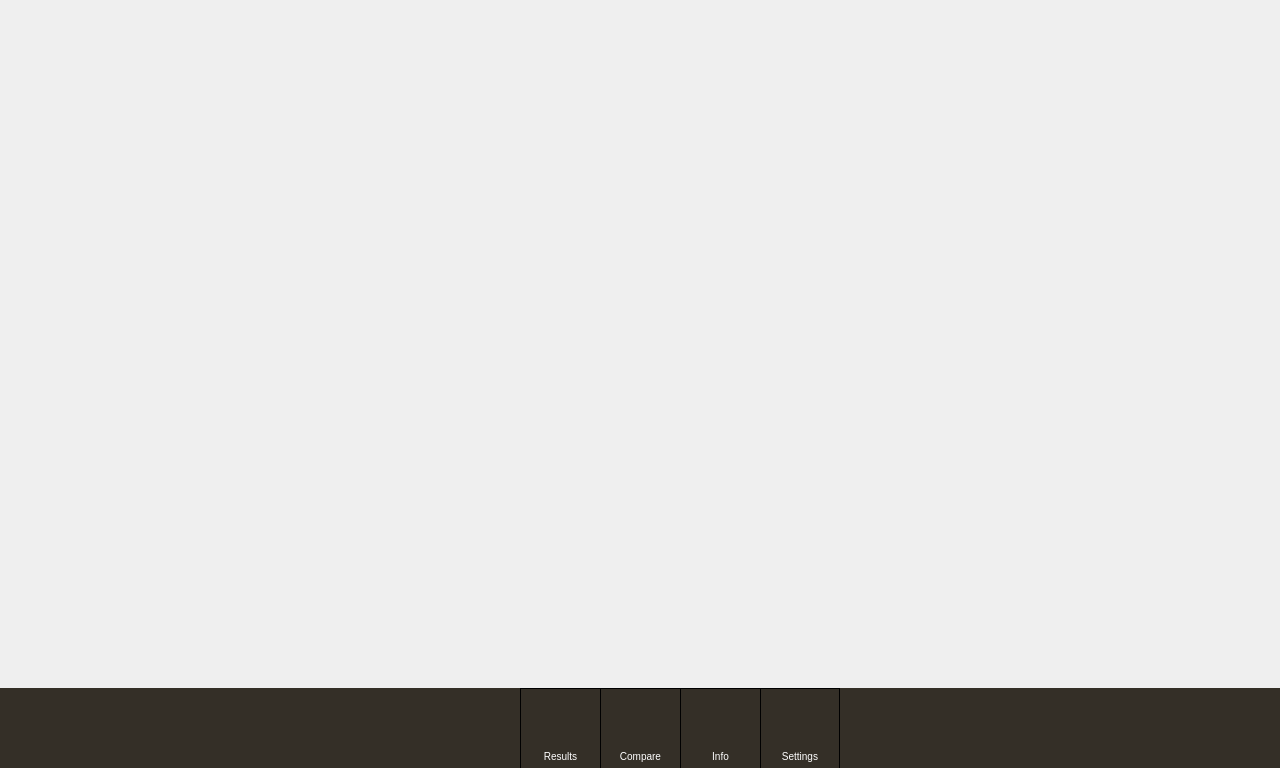
<?xml version="1.0" encoding="UTF-8"?>
<ui version="4.0">
 <class>MainWindow</class>
 <widget class="QMainWindow" name="MainWindow">
  <property name="geometry">
   <rect>
    <x>0</x>
    <y>0</y>
    <width>1280</width>
    <height>768</height>
   </rect>
  </property>
  <property name="minimumSize">
   <size>
    <width>1000</width>
    <height>600</height>
   </size>
  </property>
  <property name="maximumSize">
   <size>
    <width>16777215</width>
    <height>16777215</height>
   </size>
  </property>
  <property name="font">
   <font>
    <family>Roboto</family>
   </font>
  </property>
  <property name="windowTitle">
   <string>MainWindow</string>
  </property>
  <property name="styleSheet">
   <string notr="true">QWidget#menu
{
	background: #342f27;
}

QWidget#contentWidget
{
	background: #ffffff;
}

QWidget#resultNameLabel {
	font: normal 36px/1.5em sans-serif;
	color: #666;
}

QPushButton#homeButton,#resultsButton,#compareButton,#infoButton, #settingsButton
{
	border: solid black;
	border-width: 1px 0px 0px 1px;
	color: #fff;
	font-size: 10px;
	font-weight: normal;
	text-align: bottom;
	padding: 0px 2px 5px 2px;
}

QPushButton#homeButton
{
	border-image: url(:/home_base.png) 0 0 0 0 stretch stretch;
}

QPushButton#homeButton:checked
{
	color: #342f27;
	border-image: url(:/home_active.png) 0 0 0 0 stretch stretch;
	border-width: 0px 0px 0px 0px;
}

QPushButton#resultsButton
{
	border-image: url(:/results_base.png) 0 0 0 0 stretch stretch;
}

QPushButton#resultsButton:checked
{
	border-image: url(:/results_active.png) 0 0 0 1 stretch stretch;
	border-width: 0px 0px 0px 1px;
	color: #342f27;
}
QPushButton#compareButton
{
	border-image: url(:/compare_base.png) 0 0 0 0 stretch stretch;
}

QPushButton#compareButton:checked
{
	border-image: url(:/compare_active.png) 0 0 0 1 stretch stretch;
	border-width: 0px 0px 0px 1px;
	color: #342f27;
}

QPushButton#infoButton
{
	border-image: url(:/info_base.png) 0 0 0 0 stretch stretch;
}

QPushButton#infoButton:checked
{
	border-image: url(:/info_active.png) 0 0 0 1 stretch stretch;
	border-width: 0px 0px 0px 1px;
	color: #342f27;
}

QPushButton#settingsButton
{
	border-image: url(:/settings_base.png) 1 1 0 1 stretch stretch;
	border-width: 1px 1px 0px 1px;
	color: #fff;
}

QPushButton#settingsButton:checked
{
	border-image: url(:/settings_active.png) 0 0 0 1 stretch stretch;
	border-width: 0px 0px 0px 1px;
	color: #342f27;
}
</string>
  </property>
  <widget class="QWidget" name="centralWidget">
   <property name="minimumSize">
    <size>
     <width>0</width>
     <height>0</height>
    </size>
   </property>
   <layout class="QVBoxLayout" name="mainVerticalLayout">
    <property name="spacing">
     <number>0</number>
    </property>
    <property name="leftMargin">
     <number>0</number>
    </property>
    <property name="topMargin">
     <number>0</number>
    </property>
    <property name="rightMargin">
     <number>0</number>
    </property>
    <property name="bottomMargin">
     <number>0</number>
    </property>
    <item>
     <widget class="QWidget" name="contentPanel" native="true">
      <property name="sizePolicy">
       <sizepolicy hsizetype="Expanding" vsizetype="Expanding">
        <horstretch>0</horstretch>
        <verstretch>0</verstretch>
       </sizepolicy>
      </property>
      <property name="minimumSize">
       <size>
        <width>0</width>
        <height>0</height>
       </size>
      </property>
      <property name="maximumSize">
       <size>
        <width>16777215</width>
        <height>16777215</height>
       </size>
      </property>
      <property name="styleSheet">
       <string notr="true"/>
      </property>
      <layout class="QVBoxLayout" name="verticalLayout">
       <property name="spacing">
        <number>0</number>
       </property>
       <property name="leftMargin">
        <number>0</number>
       </property>
       <property name="topMargin">
        <number>0</number>
       </property>
       <property name="rightMargin">
        <number>0</number>
       </property>
       <property name="bottomMargin">
        <number>0</number>
       </property>
      </layout>
     </widget>
    </item>
    <item>
     <widget class="QWidget" name="menu" native="true">
      <property name="maximumSize">
       <size>
        <width>16777215</width>
        <height>80</height>
       </size>
      </property>
      <property name="styleSheet">
       <string notr="true"/>
      </property>
      <layout class="QHBoxLayout" name="horizontalLayout">
       <property name="spacing">
        <number>0</number>
       </property>
       <property name="leftMargin">
        <number>0</number>
       </property>
       <property name="topMargin">
        <number>0</number>
       </property>
       <property name="rightMargin">
        <number>0</number>
       </property>
       <property name="bottomMargin">
        <number>0</number>
       </property>
       <item>
        <spacer name="leftSpacer">
         <property name="orientation">
          <enum>Qt::Horizontal</enum>
         </property>
         <property name="sizeHint" stdset="0">
          <size>
           <width>40</width>
           <height>20</height>
          </size>
         </property>
        </spacer>
       </item>
       <item>
        <widget class="QPushButton" name="homeButton">
         <property name="minimumSize">
          <size>
           <width>80</width>
           <height>80</height>
          </size>
         </property>
         <property name="maximumSize">
          <size>
           <width>80</width>
           <height>80</height>
          </size>
         </property>
         <property name="styleSheet">
          <string notr="true"/>
         </property>
         <property name="text">
          <string>Home</string>
         </property>
         <property name="iconSize">
          <size>
           <width>16</width>
           <height>16</height>
          </size>
         </property>
         <property name="checkable">
          <bool>true</bool>
         </property>
         <property name="checked">
          <bool>true</bool>
         </property>
         <property name="flat">
          <bool>true</bool>
         </property>
        </widget>
       </item>
       <item>
        <widget class="QPushButton" name="resultsButton">
         <property name="minimumSize">
          <size>
           <width>80</width>
           <height>80</height>
          </size>
         </property>
         <property name="maximumSize">
          <size>
           <width>80</width>
           <height>80</height>
          </size>
         </property>
         <property name="styleSheet">
          <string notr="true"/>
         </property>
         <property name="text">
          <string>Results</string>
         </property>
         <property name="iconSize">
          <size>
           <width>16</width>
           <height>16</height>
          </size>
         </property>
         <property name="checkable">
          <bool>true</bool>
         </property>
         <property name="checked">
          <bool>false</bool>
         </property>
         <property name="flat">
          <bool>true</bool>
         </property>
        </widget>
       </item>
       <item>
        <widget class="QPushButton" name="compareButton">
         <property name="minimumSize">
          <size>
           <width>80</width>
           <height>80</height>
          </size>
         </property>
         <property name="maximumSize">
          <size>
           <width>80</width>
           <height>80</height>
          </size>
         </property>
         <property name="styleSheet">
          <string notr="true"/>
         </property>
         <property name="text">
          <string>Compare</string>
         </property>
         <property name="iconSize">
          <size>
           <width>16</width>
           <height>16</height>
          </size>
         </property>
         <property name="checkable">
          <bool>true</bool>
         </property>
         <property name="checked">
          <bool>false</bool>
         </property>
         <property name="flat">
          <bool>true</bool>
         </property>
        </widget>
       </item>
       <item>
        <widget class="QPushButton" name="infoButton">
         <property name="minimumSize">
          <size>
           <width>80</width>
           <height>80</height>
          </size>
         </property>
         <property name="maximumSize">
          <size>
           <width>80</width>
           <height>80</height>
          </size>
         </property>
         <property name="styleSheet">
          <string notr="true"/>
         </property>
         <property name="text">
          <string>Info</string>
         </property>
         <property name="iconSize">
          <size>
           <width>16</width>
           <height>16</height>
          </size>
         </property>
         <property name="checkable">
          <bool>true</bool>
         </property>
         <property name="checked">
          <bool>false</bool>
         </property>
         <property name="flat">
          <bool>true</bool>
         </property>
        </widget>
       </item>
       <item>
        <widget class="QPushButton" name="settingsButton">
         <property name="minimumSize">
          <size>
           <width>80</width>
           <height>80</height>
          </size>
         </property>
         <property name="maximumSize">
          <size>
           <width>80</width>
           <height>80</height>
          </size>
         </property>
         <property name="styleSheet">
          <string notr="true"/>
         </property>
         <property name="text">
          <string>Settings</string>
         </property>
         <property name="iconSize">
          <size>
           <width>16</width>
           <height>16</height>
          </size>
         </property>
         <property name="checkable">
          <bool>true</bool>
         </property>
         <property name="checked">
          <bool>false</bool>
         </property>
         <property name="flat">
          <bool>true</bool>
         </property>
        </widget>
       </item>
       <item>
        <spacer name="rightSpacer">
         <property name="orientation">
          <enum>Qt::Horizontal</enum>
         </property>
         <property name="sizeHint" stdset="0">
          <size>
           <width>40</width>
           <height>20</height>
          </size>
         </property>
        </spacer>
       </item>
      </layout>
     </widget>
    </item>
   </layout>
  </widget>
  <action name="quitAction">
   <property name="text">
    <string>quit</string>
   </property>
   <property name="shortcut">
    <string>Esc</string>
   </property>
  </action>
 </widget>
 <layoutdefault spacing="6" margin="11"/>
 <resources>
  <include location="resources.qrc"/>
 </resources>
 <connections>
  <connection>
   <sender>quitAction</sender>
   <signal>triggered()</signal>
   <receiver>MainWindow</receiver>
   <slot>close()</slot>
   <hints>
    <hint type="sourcelabel">
     <x>-1</x>
     <y>-1</y>
    </hint>
    <hint type="destinationlabel">
     <x>639</x>
     <y>383</y>
    </hint>
   </hints>
  </connection>
 </connections>
</ui>
